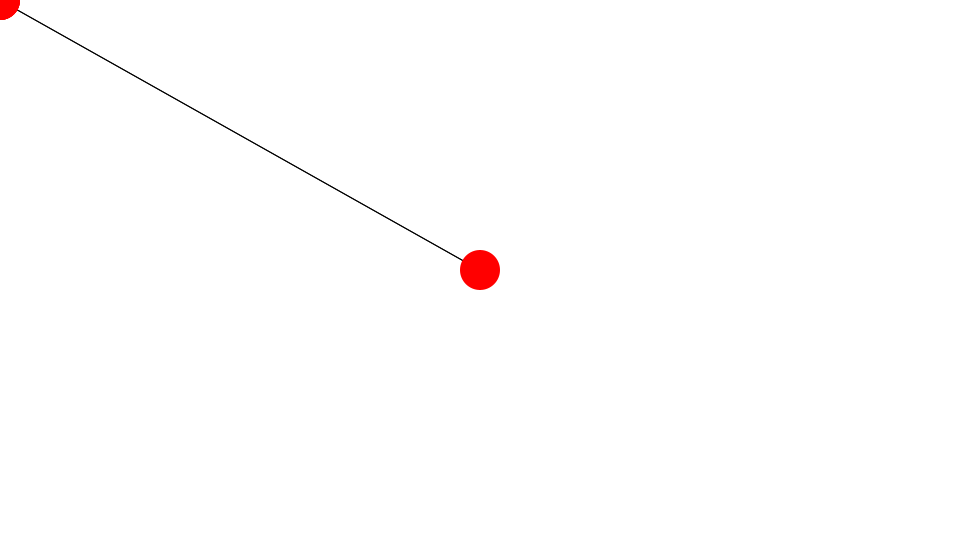
Frame 1 (no input)
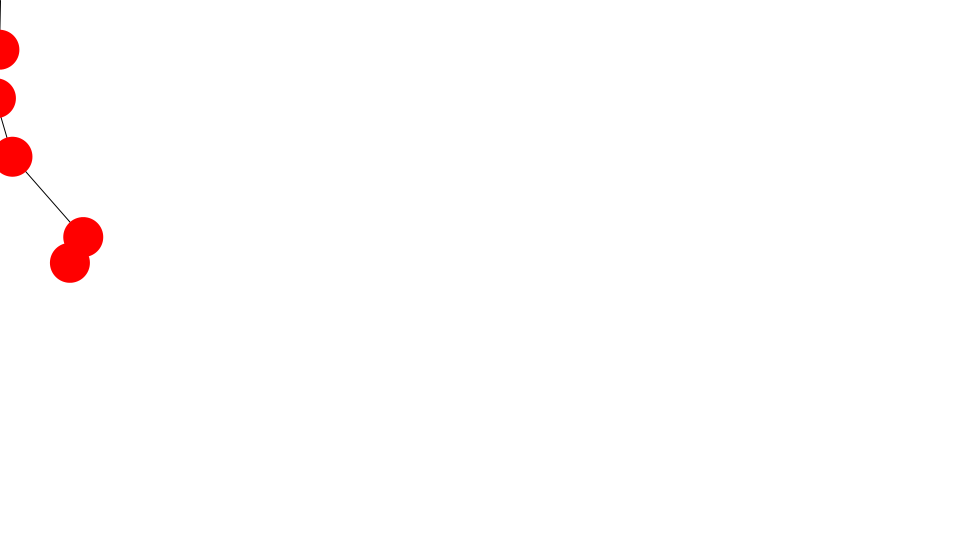
Frame 60 (the mouse pressed at the canvas centre just before this capture)
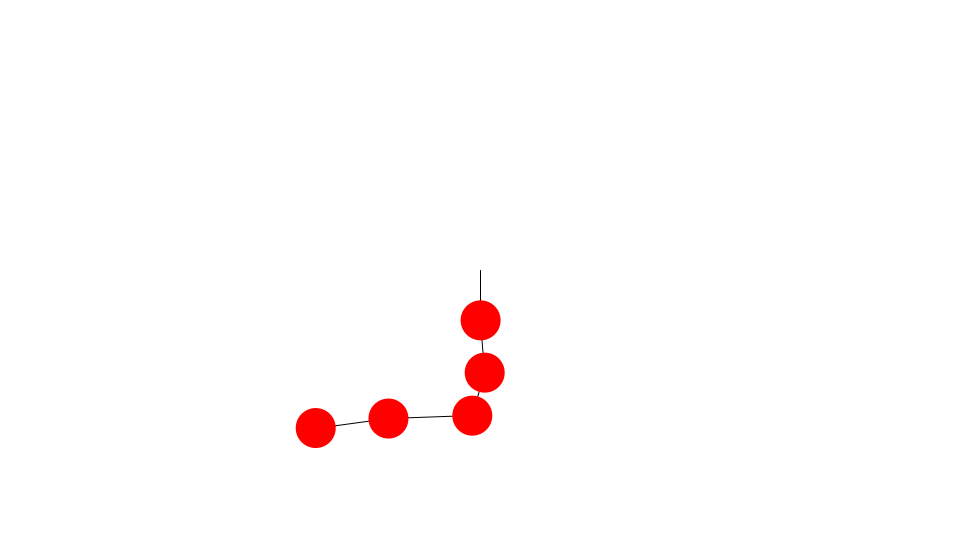
Frame 120 (the mouse held since frame 60 and released just before this capture)

The Processing sketch that drew these frames (run headless with seeded random() and noise(); from frame 60 on, the mouse is pressed at the canvas centre):

// Processing sketch: ChainArray
// ── ChainArray.pde
Ball[] balls;
int numBalls = 5;
float spring = 0.1;
float friction = 0.8;
float gravity = 5;

void setup() {
  size(960, 540);
  frameRate(30);
  initialize();
}

void initialize() {
  smooth();
  noStroke();
  balls = new Ball[numBalls];
  for(int i = 0; i < numBalls; i++) {
    balls[i] = new Ball();
    balls[i].radius = 20;
    balls[i].setFillColor(color(255, 0, 0));
  }
  balls[0].x = width/2;
  balls[0].y = height/2;
}

void draw() {
  background(255);

  stroke(0, 0, 0);
  line(mouseX, mouseY, balls[0].x, balls[0].y);
  for(int i=1; i<numBalls; i++) {
    Ball ballA = balls[i-1];
    Ball ballB = balls[i];
    line(ballA.x, ballA.y, ballB.x, ballB.y);
  }
  
  noStroke();
  moveBall(balls[0], mouseX, mouseY); 
  for(int i=1; i<numBalls; i++) {
    Ball ballA = balls[i-1];
    Ball ballB = balls[i]; 
    moveBall(ballB, ballA.x, ballA.y);
  }
}

void moveBall(Ball ball, float targetX, float targetY) {
  ball.update();
  ball.vx += (targetX - ball.x) * spring;
  ball.vy += (targetY - ball.y) * spring;
  ball.vy += gravity;
  ball.vx *= friction;
  ball.vy *= friction;
  ball.x += ball.vx;
  ball.y += ball.vy;
  
}

////////////////////////////////

class Ball extends Sprite {
  float radius;
  float vx, vy;
  
  Ball(){
    super();
  }
  
  void draw(){
    if(dist(mouseX, mouseY, x, y) < radius) {
      isRollOver = true;
    }else{
      isRollOver = false;
    }
    ellipse(0, 0, radius*2, radius*2);
  }
}

////////////////////////////////

class Sprite {
  float x, y;
  float scaleX, scaleY;
  float width, height;
  float rotation;
  boolean visible;
  color strokeColor;
  color fillColor;
  Boolean isStroke;
  Boolean isFill;
  Boolean isRollOver;
  Boolean locked;
  float xoff, yoff;
 
  Sprite() {
    x = 0.0;
    y = 0.0;
    scaleX = 1.0;
    scaleY = 1.0;
    rotation = 0.0;
    strokeColor = color(0);
    fillColor = color(0);
    isStroke = false;
    isFill = false;
    isRollOver = false;
    locked = false;
    visible = true;
  }
  
  void update() {
    if(! visible) return;
    pushMatrix();
    if(locked){
      x = mouseX - xoff;
      y = mouseY - yoff;
    }  
    translate(x, y);
    scale(scaleX, scaleY);
    rotate(rotation * PI / 180.0);
    if(isStroke) stroke(strokeColor);
    if(isFill) fill(fillColor);
    draw();
    popMatrix();
  }
  
  void setStrokeColor(color strokeColor) {
    this.strokeColor = strokeColor;
    isStroke = true;
  }
  
  void setFillColor(color fillColor) {
    this.fillColor = fillColor;
    isFill = true;
  }
  
  void startDrag() {
    if(isRollOver){
      locked = true;
      xoff = mouseX - x;
      yoff = mouseY - y;
    }
  }
  
  void stopDrag() {
    locked = false;
  }
  
  void draw() {}
}
